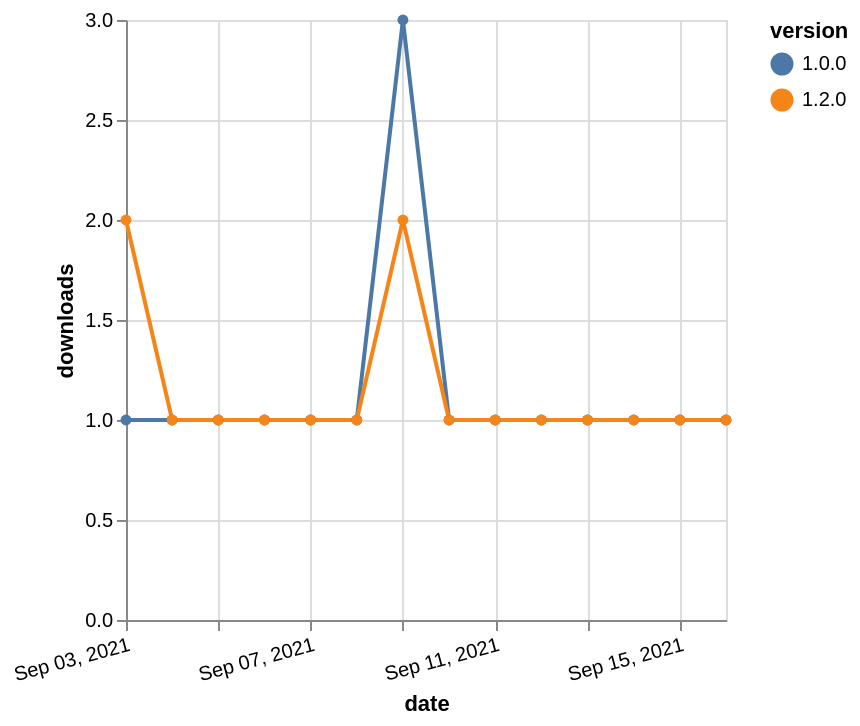

Describe this chart as a Vega-Lite specification.
### Vega-Lite specification from a JSON file in a GitHub repository (floating-point values rounded to 4 significant figures)
{"$schema": "https://vega.github.io/schema/vega-lite/v5.json", "description": "A simple bar chart with embedded data.", "data": {"values": [{"date": "2021-09-03", "total": 172, "delta": 1, "version": "1.0.0"}, {"date": "2021-09-04", "total": 173, "delta": 1, "version": "1.0.0"}, {"date": "2021-09-05", "total": 174, "delta": 1, "version": "1.0.0"}, {"date": "2021-09-06", "total": 175, "delta": 1, "version": "1.0.0"}, {"date": "2021-09-07", "total": 176, "delta": 1, "version": "1.0.0"}, {"date": "2021-09-08", "total": 177, "delta": 1, "version": "1.0.0"}, {"date": "2021-09-09", "total": 180, "delta": 3, "version": "1.0.0"}, {"date": "2021-09-10", "total": 181, "delta": 1, "version": "1.0.0"}, {"date": "2021-09-11", "total": 182, "delta": 1, "version": "1.0.0"}, {"date": "2021-09-12", "total": 183, "delta": 1, "version": "1.0.0"}, {"date": "2021-09-13", "total": 184, "delta": 1, "version": "1.0.0"}, {"date": "2021-09-14", "total": 185, "delta": 1, "version": "1.0.0"}, {"date": "2021-09-15", "total": 186, "delta": 1, "version": "1.0.0"}, {"date": "2021-09-16", "total": 187, "delta": 1, "version": "1.0.0"}, {"date": "2021-09-03", "total": 119, "delta": 2, "version": "1.2.0"}, {"date": "2021-09-04", "total": 120, "delta": 1, "version": "1.2.0"}, {"date": "2021-09-05", "total": 121, "delta": 1, "version": "1.2.0"}, {"date": "2021-09-06", "total": 122, "delta": 1, "version": "1.2.0"}, {"date": "2021-09-07", "total": 123, "delta": 1, "version": "1.2.0"}, {"date": "2021-09-08", "total": 124, "delta": 1, "version": "1.2.0"}, {"date": "2021-09-09", "total": 126, "delta": 2, "version": "1.2.0"}, {"date": "2021-09-10", "total": 127, "delta": 1, "version": "1.2.0"}, {"date": "2021-09-11", "total": 128, "delta": 1, "version": "1.2.0"}, {"date": "2021-09-12", "total": 129, "delta": 1, "version": "1.2.0"}, {"date": "2021-09-13", "total": 130, "delta": 1, "version": "1.2.0"}, {"date": "2021-09-14", "total": 131, "delta": 1, "version": "1.2.0"}, {"date": "2021-09-15", "total": 132, "delta": 1, "version": "1.2.0"}, {"date": "2021-09-16", "total": 133, "delta": 1, "version": "1.2.0"}]}, "width": "container", "mark": {"type": "line", "point": {"filled": true}}, "encoding": {"x": {"field": "date", "type": "temporal", "timeUnit": "yearmonthdate", "title": "date", "axis": {"labelAngle": -15}}, "y": {"field": "delta", "type": "quantitative", "title": "downloads"}, "color": {"field": "version", "type": "nominal"}, "tooltip": {"field": "delta"}}}
